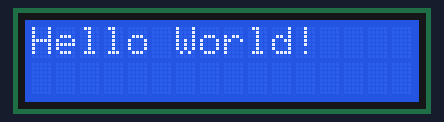
Bench run of a sketch on a simulated Arduino Uno, built with avr-gcc and run on an emulated ATmega328P. Shown: 16×2 character LCD.

Above: at 0.1 s.
At 3.1 s:
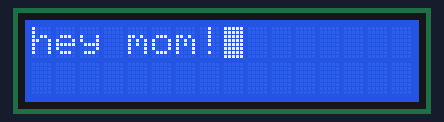
At 5.6 s:
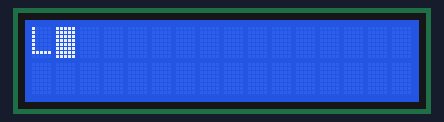
At 7.1 s:
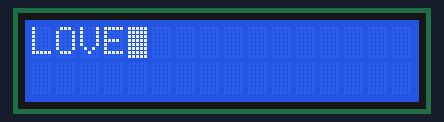
At 8.6 s:
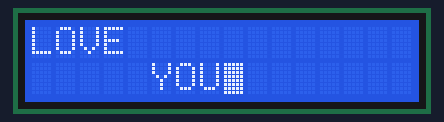
At 12.6 s:
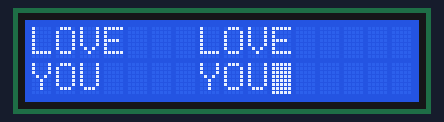

Measured:
- by itself, everything shown: repeats every 11.5 s, in 11 steps
- what the display in image 1 shows lasts 2.5 s, from 3.1 s to 5.6 s
- what the display in image 2 shows lasts 0.5 s, from 5.6 s to 6.1 s
- what the display in image 4 shows lasts 2.0 s, from 8.6 s to 10.6 s

The sketch:

lcd_tutorial.ino
```cpp
//220Ω resistor is not necessary. You. may not use it. If you want
//longer LCD lifetime , keep the resistor mounted

#include <LiquidCrystal.h> // special library need to be used for LCD

#define RS 13 //register select (RS) pin of the LCD
#define E 12  //enable pin of the lcd
#define D4 5  //other digital pins to transmit data from Arduino to LCD
#define D5 4
#define D6 3
#define D7 2

LiquidCrystal lcd(RS,E,D4,D5,D6,D7); //define the pins

void greeting(void); //this is my personal function to say "hello"

void setup(void) {

   lcd.begin(16,2);    //that means that we use 16x2 LCD screen
   Serial.begin(9600); //frequency for communication

   lcd.print("Hello World!"); //print hello world
   delay(3000);
   lcd.clear();  //it clears the (whole) screen

}

void loop(void) {


  lcd.setCursor(0,0);     //
  lcd.print("hey mom!");  //standart print format
  lcd.setCursor(8,0);
  lcd.blink();             //blink animation
  delay(2500);
  lcd.clear();
  lcd.setCursor(0,0);
  lcd.print("L");
  delay(500);
  lcd.setCursor(1,0);
  lcd.print("O");
  delay(500);
  lcd.setCursor(2,0);
  lcd.print("V");
  delay(500);
  lcd.setCursor(3,0);
  lcd.print("E");
  delay(500);
  lcd.setCursor(5,1);
  lcd.print("Y");
  delay(500);
  lcd.setCursor(6,1);
  lcd.print("O");
  delay(500);
  lcd.setCursor(7,2);
  lcd.print("U");
  delay(2000);
  lcd.clear();
  lcd.setCursor(0,1);
  lcd.print("YOU");
  lcd.setCursor(7,0);
  lcd.print("LOVE");
  delay(2000);
  lcd.setCursor(0,0);
  lcd.print("LOVE");
  lcd.setCursor(7,1);
  lcd.print("YOU");
  delay(2000);
  lcd.clear();


}

/*
 * LiquidCrystal(RS, E, D4, D5, D6, D7). RS, E, D4, D5, D6, D7 are the LCD pins.
 * lcd.begin(columns, rows);
 * lcd.clear(); //clears any text or data already displayed on the LCD
 * lcd.home(); //places the cursor in the upper left hand corner of the screen, and prints any subsequent text from that position.
 * lcd.setCursor(column, row) //Cursors can be placed anywhere on the screen
 * lcd.write(); //write different types of data to the LCD
 * lcd.print(); //is used to print text to the LCD //lcd.print(100, BIN) prints “1100100”
 * lcd.noCursor(); //turns the cursor off
 * lcd.setCursor();
 * lcd.blink(); lcd.noBlink(); //creates a block style cursor that blinks on and off at approximately 500 milliseconds per cycle.
 * lcd.noDisplay(); //turns off any text or cursors printed to the LCD, without clearing it from the LCD’s memory.
 * lcd.scrollDisplayLeft(); //This function takes anything printed to the LCD and moves it to the left.
 * lcd.scrollDisplayRight();
 * lcd.autoscroll(); //takes a string of text and scrolls it from right to left in increments of the character count of the string.
 * lcd.noAutoscroll(); //For example, if you have a string of text that is 3 characters long, it will shift the text 3 spaces to the left with each step:
 * lcd.rightToLeft(); //sets the direction that text is printed to the screen.
 * lcd.createChar(); //allows you to create your own custom characters.
  */

//GUIDE WEBSITE
// https://www.circuitbasics.com/how-to-set-up-an-lcd-display-on-an-arduino/
//MY PROJECT LINK
// https://www.tinkercad.com/things/3fjueL3R1z6
```
